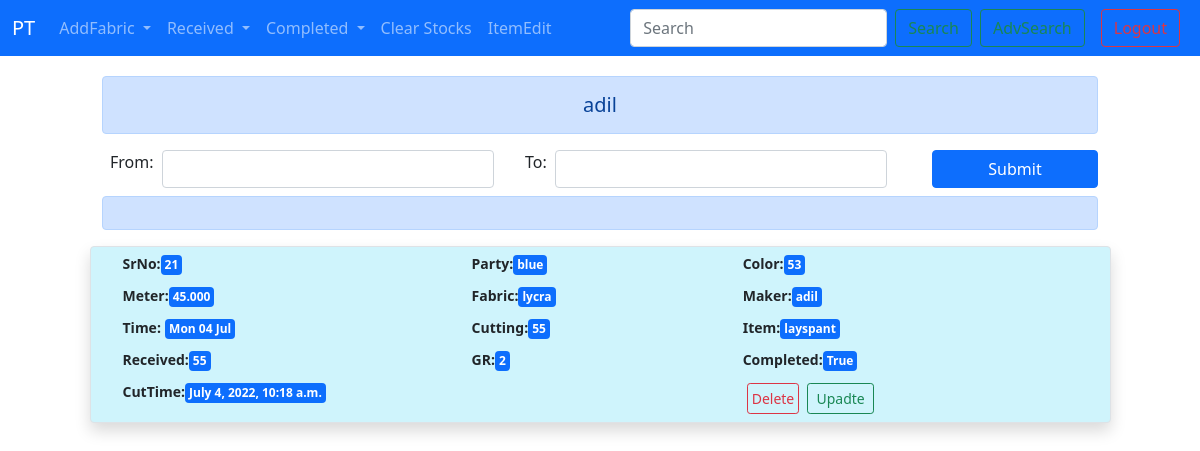
The page /hsbclr/adil/ (signed in) on the database its author committed.
### stocks/models.py (models this page shows)
class Fabrics(models.Model):
    partycode = models.CharField(max_length=10,)
    color = models.PositiveIntegerField()
    meter = models.DecimalField(max_digits=6, decimal_places=3)
    fabric = models.CharField(max_length=20)
    maker = models.CharField(max_length=15)
    time = models.DateTimeField(default=datetime.now())
    cutting = models.PositiveIntegerField(default=0)
    item = models.CharField(max_length=20,blank=True)
    cut_time = models.DateTimeField(null=True)
    rec_pcs = models.PositiveIntegerField(default=0)
    gr_pcs = models.PositiveIntegerField(default=0)
    completed = models.BooleanField(default=False)
    hsb_clr = models.BooleanField(default=False)

### stocks/views.py (the view)
# urls.py: path('hsbclr/<str:maker>/', views.hsbclr ,name='hsbclr'),
@user_passes_test(lambda u: u.is_superuser)
def hsbclr(request, maker):
    makers=Makers.objects.all()
    if request.method == 'POST':
        frm= request.POST.get('from')
        to= request.POST.get('to')
        if frm != "" and to != "":
            fab1=Fabrics.objects.filter(Q(id__gte=frm) & Q(id__lte=to))
            fab2=Fabrics.objects.filter(Q(maker=maker) & Q(completed=True) & Q(hsb_clr=False))
            fabs=fab1.intersection(fab2)
            itms = Items.objects.all()
            lst=[]
            dict1={}
            k=0
            ttl=0
            for i in itms:
                for j in fabs:
                    if i.item == j.item:
                        k += j.rec_pcs
                if k != 0:
                    dict1['itm']=i.item
                    dict1['rate']=i.rate
                    dict1['quantity']=k
                    dict1['val']=(i.rate)*k
                    ttl += dict1['val']
                    lst.append(dict1.copy())
                    k=0
            return render(request, 'hsbclr.html',{'fabs':fabs,'mkr':maker,'lst':lst,'ttl':ttl,'frm':frm,'to':to,'makers':makers})
        else:
            fabs=Fabrics.objects.filter(Q(maker=maker) & Q(completed=True) & Q(hsb_clr=False))
            return render(request, 'hsbclr.html',{'fabs':fabs,'mkr':maker,'makers':makers})
    else:
        fabs=Fabrics.objects.filter(Q(maker=maker) & Q(completed=True) & Q(hsb_clr=False))
        return render(request, 'hsbclr.html',{'fabs':fabs,'mkr':maker,'makers':makers})

### templates/hsbclr.html (shortened to what this page needs)
{% extends 'base.html' %}
{% block body %}
<div class="row justify-content-center">
  <div class='col-md-10 mt-1'>
    <h1 class="fs-5 text-center alert alert-primary" role="alert">{{mkr}}</h1>
    <form class='d-flex justify-content-between my-2' action="" method="post">
      <div class="col-4 d-flex">
        <label for="from" class="form-label mx-2">From:</label>
        <input class="col-md-2 form-control" type="number" name="from" id="from">
      </div>
      <div class="col-4 d-flex">
        <label for="to" class="form-label mx-2">To:</label>
        <input class="col-md-2 form-control" type="number" name="to" id="to">
      </div>
      <button type="submit" class="btn btn-primary col-2">Submit</button>
    </form>
    <div class="fs-5 alert alert-primary" role="alert">
    </div>
  </div>
</div>
<div class="container">
  <div class="row justify-content-center">
    <div class="col-md-11 form-group">
      {% if request.user_agent.is_mobile %}
      <table class="table table-hover">
        <thead>
          <tr>
            <th scope="col">Sr No</th>
            <th scope="col">PartyCode</th>
            <th scope="col">Color</th>
            <th scope="col">Meter</th>
            <th scope="col">Fabric</th>
            <th scope="col">Maker</th>
            <th scope="col">Time</th>
            <th scope="col">Cutting</th>
            <th scope="col">Timing</th>
            <th scope="col">Item</th>
            <th scope="col">Received</th>
            <th scope="col">GR</th>
            <th scope="col">Completed</th>
            {% comment %} <th scope="col">HisabClear</th> {% endcomment %}
          </tr>
        </thead>
        <tbody>
          {% for fab in fabs reversed %}
          <tr>
            <th scope="row">{{fab.id}}</th>
            <td>{{fab.partycode}}</td>
            <td>{{fab.color}}</td>
            <td>{{fab.meter}}</td>
            <td>{{fab.fabric}}</td>
            <td>{{fab.maker}}</td>
            <td>{{fab.time}}</td>
            <td>{{fab.cutting}}</td>
            <td>{{fab.cut_time}}</td>
            <td>{{fab.item}}</td>
            <td>{{fab.rec_pcs}}</td>
            <td>{{fab.gr_pcs}}</td>
            <td>{{fab.completed}}</td>
          </tr>
          {% endfor %}
        </tbody>
      </table>
      {% else %}
      {% for fab in fabs reversed %}
      <div class="col-12 border alert alert-info shadow p-0 fw-bold">
        <table class="table table-borderless ms-md-4 m-0">
          <tbody>
            <tr>
              <td class='py-1'><small>SrNo:</small><button class='badge bg-primary border-0 p-1'>{{fab.id}}</button></td>
              <td class='py-1'><small>Party:</small><button class='badge bg-primary border-0 p-1'>{{fab.partycode}}</button></td>
              <td class='py-1'><small>Color:</small><button class='badge bg-primary border-0 p-1'>{{fab.color}}</button></td>
            </tr>
            <tr>
              <td class='py-1'><small>Meter:</small><button class='badge bg-primary border-0 p-1'>{{fab.meter}}</button></td>
              <td class='py-1'><small>Fabric:</small><button class='badge bg-primary border-0 p-1'>{{fab.fabric}}</button></td>
              <td class='py-1'><small>Maker:</small><button class='badge bg-primary border-0 p-1'>{{fab.maker}}</button></td>
            </tr>
            <tr>
              <td class='py-1'><small>Time:</small> <button class='badge bg-primary border-0 p-1'>{{fab.time|date:"D d M"}}</button></td>
              <td class='py-1'><small>Cutting:</small><button class='badge bg-primary border-0 p-1'>{{fab.cutting}}</button></td>
              <td class='py-1'><small>Item:</small><button class='badge bg-primary border-0 p-1'>{{fab.item}}</button></td>
            </tr>
            <tr>
              <td class='py-1'><small>Received:</small><button class='badge bg-primary border-0 p-1'>{{fab.rec_pcs}}</button></td>
              <td class='py-1'><small>GR:</small><button class='badge bg-primary border-0 p-1'>{{fab.gr_pcs}}</button></td>
              <td class='py-1'><small>Completed:</small><button class='badge bg-primary border-0 p-1'>{{fab.completed}}</button></td>
            </tr>
            <tr>
              <td colspan='2' class='py-1'><small>CutTime:</small><button class='badge bg-primary border-0 p-1'>{{fab.cut_time}}</button></td>
              <td>
                <a href='{% url 'deleteindi' mkr fab.id %}' class='btn btn-sm btn-outline-danger p-1 mx-1'>Delete</a>
                <a href='{% url 'updateindi' mkr fab.id %}' class='btn btn-sm btn-outline-success'>Upadte</a>
              </td>
            </tr>
          </tbody>
        </table>
      </div>
      {% endfor %}
      {% endif %}
    </div>
  </div>
</div>
{% endblock body %}

### rows shown on the page
Fabrics: id "21", partycode "blue", color "53", meter "45.000", fabric "lycra", maker "adil", time "Mon 04 Jul", cutting "55", item "layspant", rec_pcs "55", gr_pcs "2", completed "True", cut_time "July 4, 2022, 10:18 a.m."

### other values the page prints
{{ mkr }} "adil"
